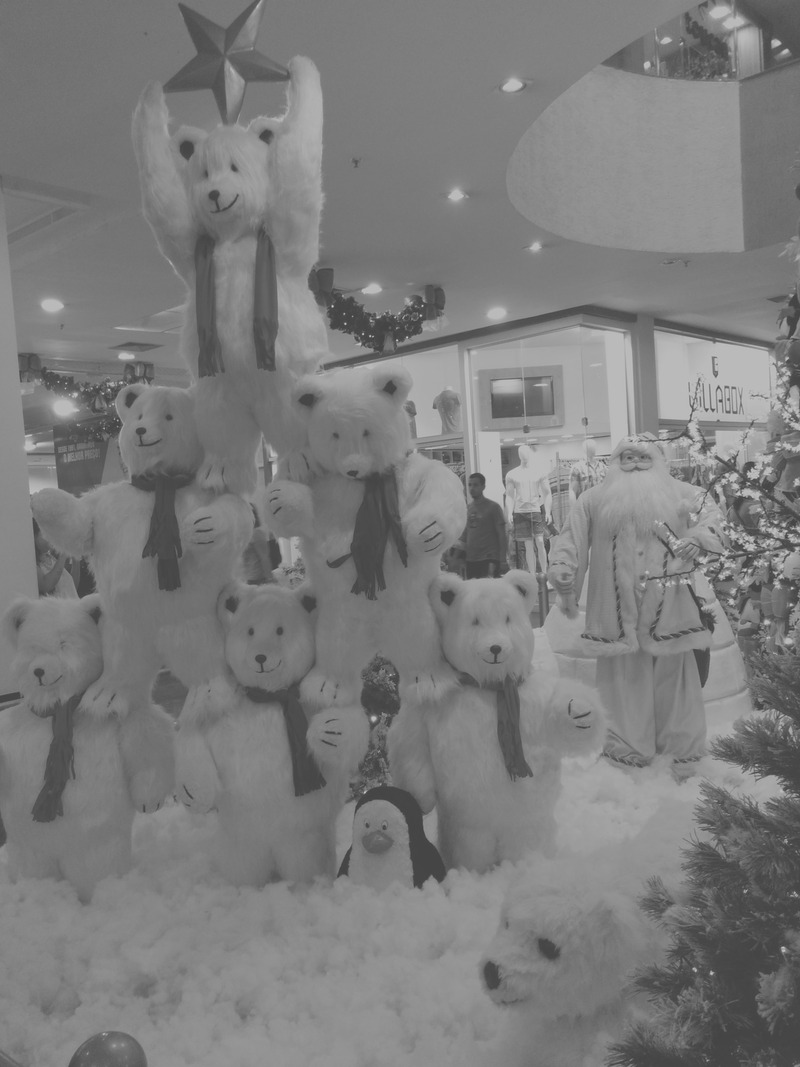
#> input picture opencv/fotos/pra.jpg, 800 x 1067 px, found by its file name
$ python embacado.py
#> lines starting #> are read from the running program, lines starting #| are printed output that depends on the picture
import cv2 as cv
linkedin = cv.imread("C:/Users/mesqu/Desktop/python_testes/opencv/fotos/pra.jpg", cv.IMREAD_GRAYSCALE)
#> linkedin is the input picture: shape (1067, 800); min 61, max 211, mean 124.2


#redimensiona imagem
pequena = cv.resize(linkedin,(400,700))
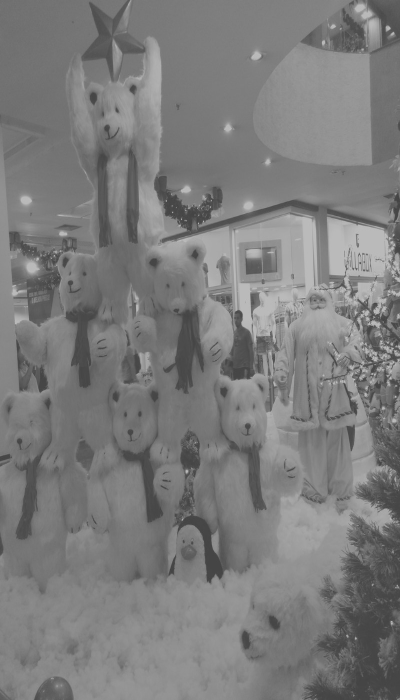
#> pequena: shape (700, 400); min 67, max 193, mean 124
eq = cv.equalizeHist(pequena)
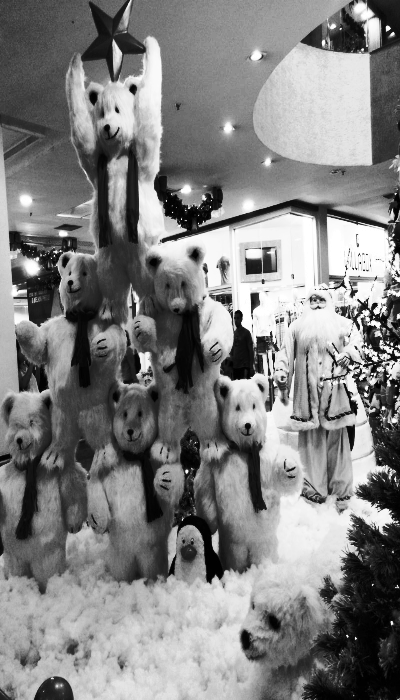
#> eq: shape (700, 400); min 0, max 255, mean 129.4


cv.imshow('tela',eq)
cv.imshow('tela2',pequena)
cv.waitKey(0)

$ run again, with opencv/fotos/embacado.jpg copied over opencv/fotos/pra.jpg
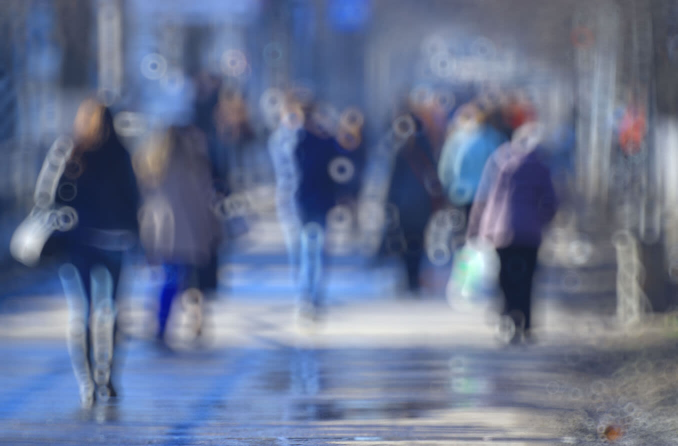
#> input picture opencv/fotos/embacado.jpg, 1356 x 892 px, found by its file name (shown at 1/2 size)
#> `pequena = cv.resize(linkedin,(400,700))`:
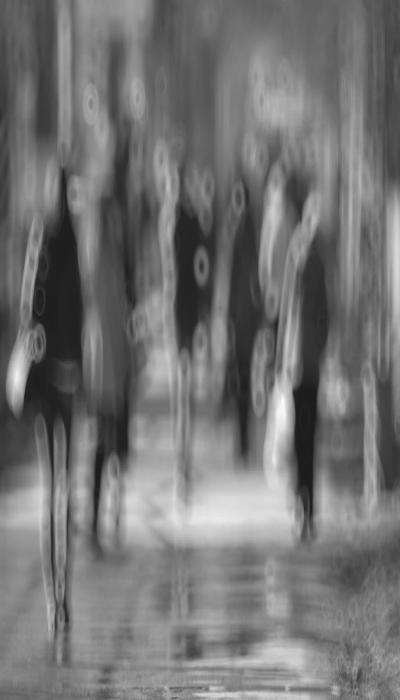
#> pequena: shape (700, 400); min 27, max 251, mean 115.4
#> `eq = cv.equalizeHist(pequena)`:
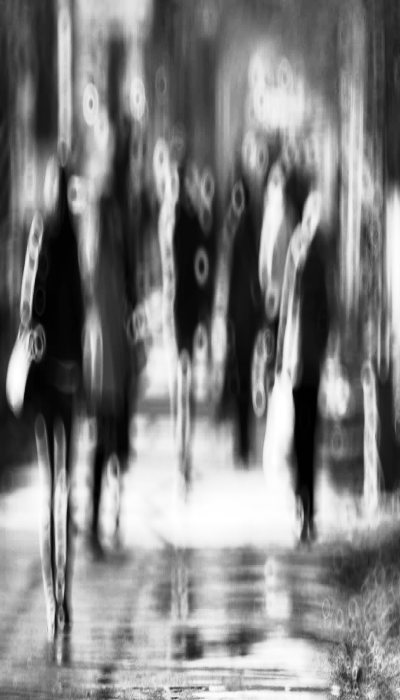
#> eq: shape (700, 400); min 0, max 255, mean 128.4
